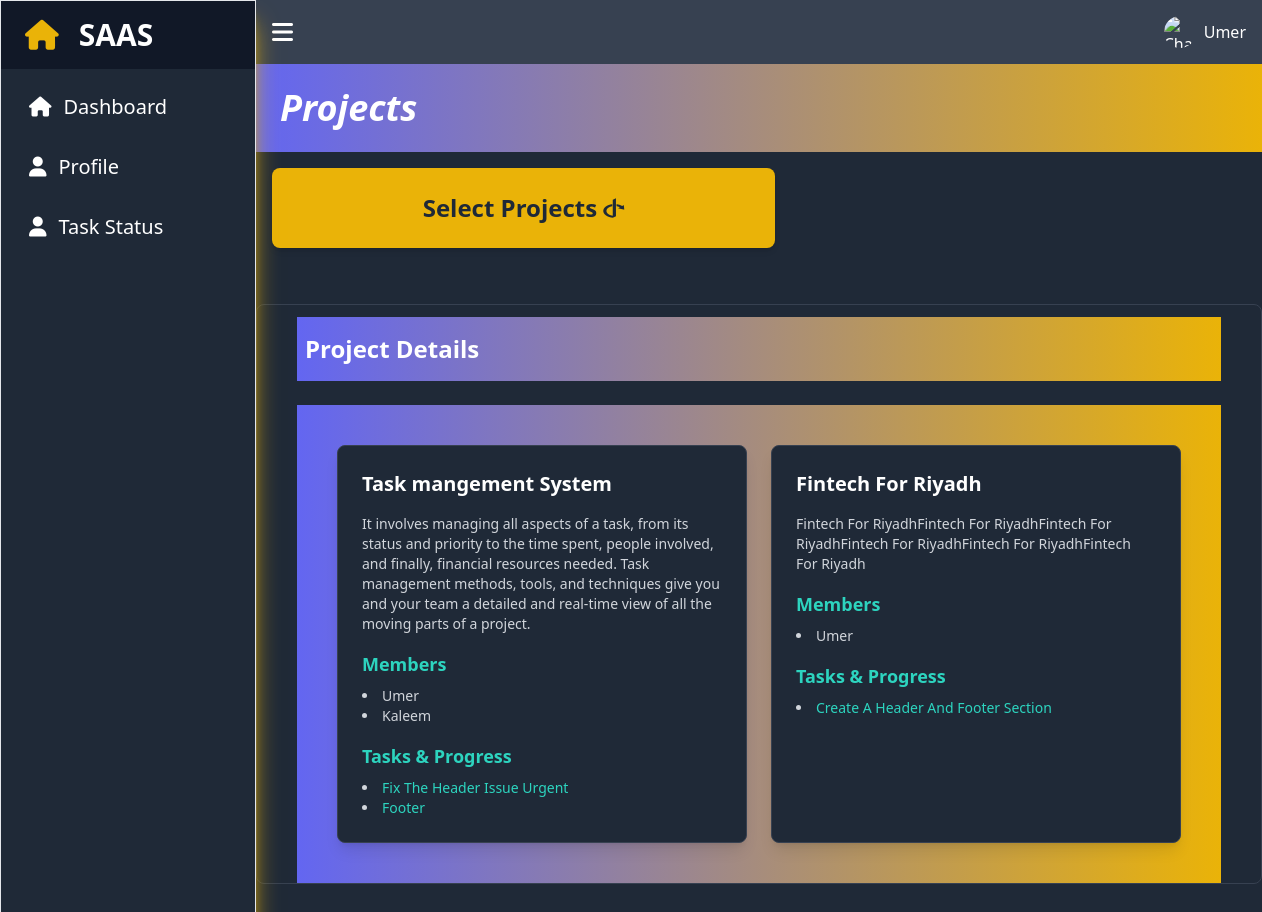
/index.php?page=dashboard (signed in), run on the app's committed database.
### tables this page shows
CREATE TABLE `project` (
  `pro_id` int(100) NOT NULL,
  `pro_name` varchar(100) NOT NULL,
  `pro_desc` text NOT NULL,
  `start_date` date NOT NULL,
  `deadLine` date NOT NULL,
  `com_id` int(100) NOT NULL
);

CREATE TABLE `users` (
  `uid` int(100) NOT NULL,
  `uname` varchar(100) NOT NULL,
  `username` varchar(100) NOT NULL,
  `user_email` varchar(100) NOT NULL,
  `password` varchar(100) NOT NULL,
  `status` varchar(50) NOT NULL,
  `created` bigint(250) NOT NULL
);

CREATE TABLE `create_task` (
  `cat_task_id` int(100) NOT NULL,
  `task_name` varchar(100) NOT NULL,
  `task_desc` varchar(100) NOT NULL,
  `start_date` date NOT NULL,
  `end_date` date NOT NULL,
  `task_status` varchar(100) NOT NULL,
  `proj_id` int(100) NOT NULL
);

### dashboard.php (the view, shortened to what this page needs)
<?php
include 'include/connect.php';
$proj_id = "";
if(isset($proj_id)){
    $projectbyId = $pdo->prepare("Select * from project where pro_id = :pro_id");
    $params = [
        ":pro_id"=> $proj_id
    ];
    $projectbyId->execute($params);
    $projectbyId = $projectbyId->fetch(PDO::FETCH_ASSOC);
    $allTask = $pdo->prepare("SELECT * FROM `create_task` WHERE proj_id= :pro_id");
    $allTask->execute($params);
    $allTask=$allTask->fetchAll(PDO::FETCH_ASSOC);
}
if (isset($_SESSION["status"])) {
    $status = $_SESSION["status"];
}
$comp_id = 1;
 $projects = $pdo->prepare("SELECT * FROM `project` WHERE project.com_id=:com_id");
 $param=[
    ":com_id"=>$comp_id
 ];
  $projects->execute($param);
 $projects = $projects->fetchAll(PDO::FETCH_ASSOC);
?>
<?php if($status == 'member'){ ?>
<div class=" w-full">
    <h1 class="p-6 text-4xl bg-gradient-to-l from-yellow-500 to-indigo-500 font-bold text-white italic">Projects</h1>
    <div class="flex flex-wrap justify-start">
        <div class="  w-full md:w-1/2 xl:w-1/3
                  p-6 text-center bg-yellow-500 rounded-lg shadow-md m-4">
            <li class="list-none font-bold  text-gray-800  text-2xl" onclick="toggleForm()">
                Select Projects
                <i class="fa-brands fa-openid"></i>
            </li>
        </div>
    </div>
</div>
<?php if(isset($_GET['pro_id'])){ ?>
<div class="bg-gray-900 p-6 rounded-lg shadow-lg max-w-7xl mx-auto">
    <h2
        class="text-4xl font-bold italic text-gray-100 mb-6 bg-gradient-to-r from-yellow-500 to-indigo-600 text-center py-4 rounded-lg">
        Project Details
    </h2>
    <div class="grid grid-cols-1 md:grid-cols-2 gap-8 px-10 py-4">
        <div class="bg-gray-800 p-6 rounded-lg shadow border-b border-yellow-600">
            <p class="text-xl font-semibold text-yellow-400 mb-2">Project Name:</p>
            <p class="text-gray-200 text-2xl font-bold"><?php echo htmlspecialchars($projectbyId['pro_name']); ?></p>
        </div>
        <div class="bg-gray-800 p-6 rounded-lg shadow border-b border-yellow-600">
            <p class="text-xl font-semibold text-yellow-400 mb-2">Start Date:</p>
            <p class="text-gray-200 text-2xl font-bold"><?php echo htmlspecialchars($projectbyId['start_date']); ?></p>
        </div>
        <div class="bg-gray-800 p-6 rounded-lg shadow border-b border-yellow-600 md:col-span-2">
            <p class="text-xl font-semibold text-yellow-400 mb-2">Description:</p>
            <p class="text-gray-200 font-bold text-lg leading-relaxed">
                <?php echo htmlspecialchars($projectbyId['pro_desc']); ?></p>
        </div>
        <div class="bg-gray-800 p-6 rounded-lg shadow border-b border-yellow-600">
            <p class="text-xl font-semibold text-yellow-400 mb-2">Deadline:</p>
            <p class="text-gray-200 text-2xl font-bold"><?php echo htmlspecialchars($projectbyId['deadLine']); ?></p>
        </div>
        <div class="bg-gray-800 p-6 rounded-lg shadow border-b border-yellow-600">
            <p class="text-xl font-semibold text-yellow-400 mb-2">Status:</p>
            <p class="text-gray-200 text-2xl font-bold">In Progress</p>
        </div>
    </div>
    <!-- <div class="flex justify-end mt-6 px-10">
        <a href="#" class="bg-blue-600 hover:bg-blue-700 text-white font-bold py-2 px-6 rounded shadow-lg">
            Edit Project
        </a>
    </div> -->
</div>
<div class="overflow-x-auto px-20 my-10 shadow-lg">
    <table class="min-w-full   text-white rounded-lg shadow-lg">
        <thead>
            <tr class="bg-gradient-to-l from-yellow-500 to-indigo-500 text-left py-3">
                <th class="px-4 py-3">Task ID</th>
                <th class="px-4 py-3">Task Name</th>
                <th class="px-4 py-3">Start Date</th>
                <th class="px-4 py-3">End Date</th>
                <th class="px-4 py-3">Status</th>
                <th class="px-4 py-3">Project Name</th>
            </tr>
        </thead>
        <tbody>
            <?php  foreach($allTask as $tasks ){ ?>
            <tr class="border-b border-gray-700">
                <td class="px-4 py-3"><?php echo $tasks['cat_task_id'] ?></td>
                <td class="px-4 py-3">
                    <a class="text-blue-500 hover:underline"
                        href="index.php?page=dashboard&taskid=<?php echo $tasks['cat_task_id'] ?>">
                        <?php echo $tasks['task_name'] ?>
                    </a>
                </td>
                <td class="px-4 py-3"><?php echo $tasks['start_date'] ?></td>
                <td class="px-4 py-3"><?php echo $tasks['end_date'] ?></td>
                <td class="px-4 py-3"><?php echo $tasks['task_status'] ?></td>
                <td class="px-4 py-3"><?php echo $projectbyId['pro_name'] ?></td>
            </tr>
            <?php } ?>
        </tbody>
    </table>
</div>
<?php }else if(isset($_GET['taskid'])) { ?>
<?php include 'taskInfo.php'; ?>
<?php }else { ?>
<div class="bg-gray-800 px-10 mt-10 rounded-lg border border-gray-700">
    <h2
        class="text-2xl font-bold text-white mt-3 py-4 px-2 bg-gradient-to-r bg-gradient-to-l  from-indigo-500 to-yellow-500  mb-6">
        Project Details
    </h2>
    <div class="flex flex-wrap justify-center bg-gradient-to-l from-yellow-500 to-indigo-500 p-10">
        <div class="grid grid-cols-1 md:grid-cols-2 gap-6 w-full max-w-7xl">
            <?php foreach($projects as $data){ ?>
            <div
                class="bg-gray-800 p-6 rounded-lg shadow-lg border border-gray-700 hover:border-teal-400 transition-all duration-300 ease-in-out">
                <h3 class="text-xl font-bold text-white mb-4"><?php echo $data['pro_name'] ?></h3>
                <p class="text-sm text-gray-300 mb-4">
                    <?php echo $data['pro_desc'] ?>
                </p>
                <h4 class="text-lg font-bold text-teal-400 mb-2">Members</h4>
                <?php
         $query = $pdo->prepare("SELECT users.uname, create_task.cat_task_id, create_task.task_name FROM `assign_task_junc` LEFT JOIN
            users on users.uid  = assign_task_junc.uid
            LEFT JOIN create_task on create_task.cat_task_id = assign_task_junc.task_id
            WHERE assign_task_junc.proj_id = :pro_id");
            $param = [":pro_id"=>$data['pro_id']];
            $query->execute($param);
             $allTasksUsers = $query->fetchAll(PDO::FETCH_ASSOC);
                ?>
                <ul class="list-disc list-inside text-sm text-gray-300 mb-4">
                    <?php foreach($allTasksUsers as  $taskUsers){  ?>
                    <li><?php echo ucwords($taskUsers['uname']) ?></li>
                    <?php  }?>
                </ul>
                <h4 class="text-lg font-bold text-teal-400 mb-2">Tasks & Progress</h4>
                <ul class="list-disc list-inside text-sm text-gray-300">
                    <?php foreach($allTasksUsers as  $taskUsers){  ?>
                    <li><span class="text-teal-400">
                            <a href="index.php?page=taskInfo&task_id=<?php echo $taskUsers['cat_task_id'] ?>">
                                <?php echo ucwords($taskUsers['task_name']) ?></span></li>
                    <?php  }?>
                </ul>
            </div>
            <?php } ?>
        </div>
    </div>
</div>
<?php  }?>
<?php  }?>

### data on the page
project: pro_name "Task mangement System", pro_desc "It involves managing all aspects of a task, from its status and priority to the time spent, people involved, and finally, financial resources needed. Task management methods, tools, and techniques give you and your team a detailed and real-time view of all the moving parts of a project."
users: uname "Umer", create_task.task_name "Fix The Header Issue Urgent", create_task.task_name "Create A Header And Footer Section"
users: uname "Kaleem", create_task.task_name "Footer"
project: pro_name "Fintech For Riyadh", pro_desc "Fintech For RiyadhFintech For RiyadhFintech For RiyadhFintech For RiyadhFintech For RiyadhFintech For Riyadh"

### other printed values
$_SESSION['user_name'] "Umer"
